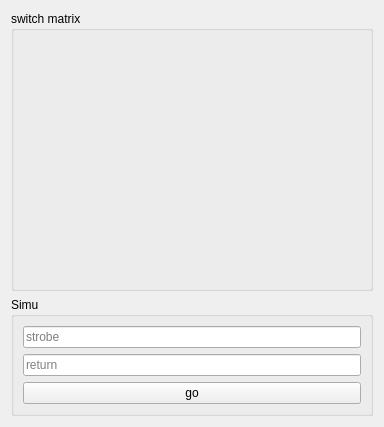
       <widget class="QWidget" name="scrollAreaWidgetContents_4">
        <property name="geometry">
         <rect>
          <x>0</x>
          <y>0</y>
          <width>384</width>
          <height>422</height>
         </rect>
        </property>
        <property name="minimumSize">
         <size>
          <width>0</width>
          <height>0</height>
         </size>
        </property>
        <layout class="QVBoxLayout" name="verticalLayout_17">
         <item>
          <widget class="QGroupBox" name="groupBox">
           <property name="minimumSize">
            <size>
             <width>360</width>
             <height>280</height>
            </size>
           </property>
           <property name="title">
            <string>switch matrix</string>
           </property>
           <layout class="QVBoxLayout" name="verticalLayout_15"/>
          </widget>
         </item>
         <item>
          <widget class="QGroupBox" name="groupBox_4">
           <property name="minimumSize">
            <size>
             <width>0</width>
             <height>0</height>
            </size>
           </property>
           <property name="title">
            <string>Simu</string>
           </property>
           <layout class="QVBoxLayout" name="verticalLayout_18">
            <item>
             <widget class="QLineEdit" name="lineEdit_swstrb">
              <property name="sizePolicy">
               <sizepolicy hsizetype="Expanding" vsizetype="Expanding">
                <horstretch>0</horstretch>
                <verstretch>0</verstretch>
               </sizepolicy>
              </property>
              <property name="placeholderText">
               <string>strobe</string>
              </property>
             </widget>
            </item>
            <item>
             <widget class="QLineEdit" name="lineEdit_swret">
              <property name="sizePolicy">
               <sizepolicy hsizetype="Expanding" vsizetype="Expanding">
                <horstretch>0</horstretch>
                <verstretch>0</verstretch>
               </sizepolicy>
              </property>
              <property name="placeholderText">
               <string>return</string>
              </property>
             </widget>
            </item>
            <item>
             <widget class="QPushButton" name="pushButton_sw">
              <property name="sizePolicy">
               <sizepolicy hsizetype="Minimum" vsizetype="Expanding">
                <horstretch>0</horstretch>
                <verstretch>0</verstretch>
               </sizepolicy>
              </property>
              <property name="text">
               <string>go</string>
              </property>
             </widget>
            </item>
           </layout>
          </widget>
         </item>
        </layout>
       </widget>
